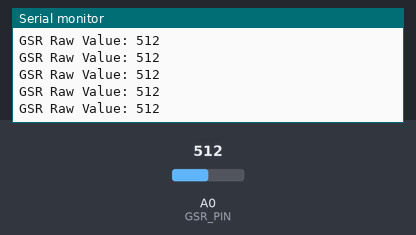
This sketch was run on a simulated Arduino Nano, built with avr-gcc and run on an emulated ATmega328P. Parts: the last lines printed to the serial monitor. Inputs (shaded band) come from the test bench; at power-on: A0 (GSR_PIN) = 512.

Above: at 2.2 s.
2.3 s: A0 (GSR_PIN) set to 716
At 2.47 s:
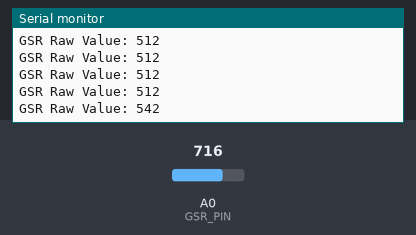
3.8 s: A0 (GSR_PIN) set to 900
At 3.89 s:
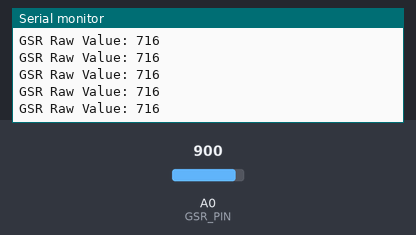
Timing chart, 0 to 6.8 s (numbered marks = the images above; inputs shaded):
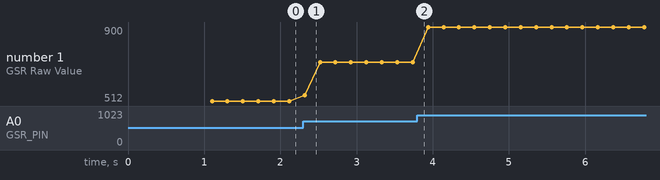

The sketch:

Grove-GSR.ino
```cpp
/*******************************************************
   Grove GSR (Galvanic Skin Response) Sensor Test
   Board: Arduino Nano ESP32
   Sensor: Seeed Studio 101020052

   Wiring:
     GSR VCC  -> 3.3V(NOT 5v)
     GSR GND  -> GND
     GSR SIG  -> A0  (GPIO 4 on Nano ESP32)

   This sketch:
     - Reads raw analog GSR values
     - Averages readings to reduce noise
     - Prints value to Serial Monitor
********************************************************/

// Analog pin for the GSR signal
const int GSR_PIN = A0;   // GPIO 4 on Nano ESP32

void setup() {
  Serial.begin(115200);
  delay(1000);
  Serial.println("Grove GSR Sensor Test (Arduino Nano ESP32)");
}

void loop() {

  // Read and Smooth
  int numReadings = 20;      // number of samples for noise reduction
  long total = 0;

  for (int i = 0; i < numReadings; i++) {
    total += analogRead(GSR_PIN);
    delay(5);
  }

  int gsrValue = total / numReadings;

  // Print Values
  Serial.print("GSR Raw Value: ");
  Serial.println(gsrValue);

  // A short delay before next reading
  delay(100);
}
```

Measured:
- after the input at 2.3 s, the serial monitor: prints a new line at once (image 1)
- plotted number 1: 512 → 716 after the input at 2.3 s, 716 → 900 after the input at 3.8 s
